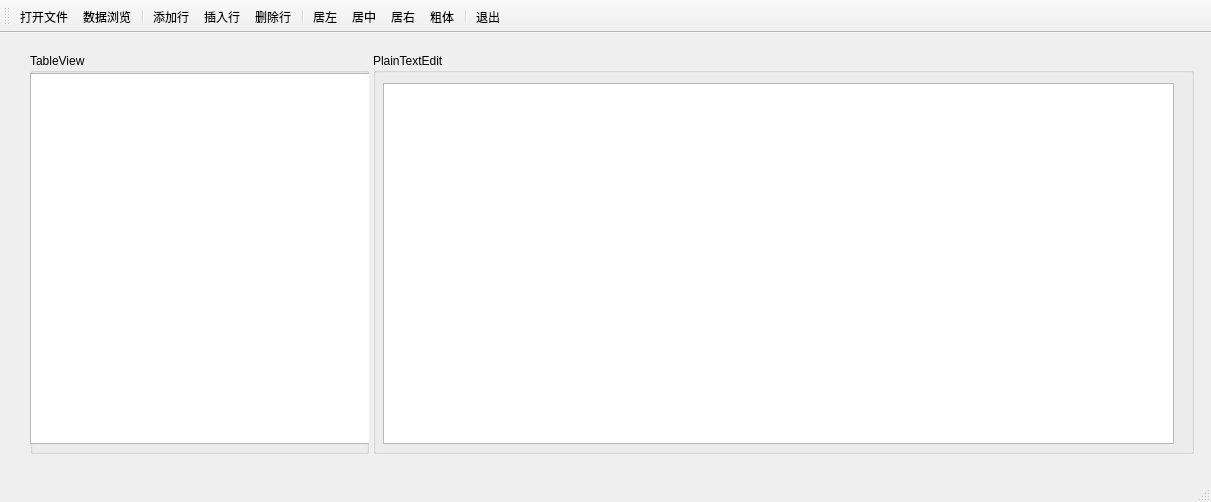
<?xml version="1.0" encoding="UTF-8"?>
<ui version="4.0">
 <class>MainWindow</class>
 <widget class="QMainWindow" name="MainWindow">
  <property name="geometry">
   <rect>
    <x>0</x>
    <y>0</y>
    <width>1211</width>
    <height>502</height>
   </rect>
  </property>
  <property name="windowTitle">
   <string>MainWindow</string>
  </property>
  <widget class="QWidget" name="centralwidget">
   <widget class="QGroupBox" name="groupBox">
    <property name="geometry">
     <rect>
      <x>30</x>
      <y>20</y>
      <width>339</width>
      <height>401</height>
     </rect>
    </property>
    <property name="title">
     <string>TableView</string>
    </property>
    <widget class="QTableView" name="tableView">
     <property name="geometry">
      <rect>
       <x>0</x>
       <y>20</y>
       <width>341</width>
       <height>371</height>
      </rect>
     </property>
    </widget>
   </widget>
   <widget class="QGroupBox" name="groupBox_2">
    <property name="geometry">
     <rect>
      <x>373</x>
      <y>20</y>
      <width>821</width>
      <height>401</height>
     </rect>
    </property>
    <property name="title">
     <string>PlainTextEdit</string>
    </property>
    <widget class="QPlainTextEdit" name="plainTextEdit">
     <property name="geometry">
      <rect>
       <x>10</x>
       <y>30</y>
       <width>791</width>
       <height>361</height>
      </rect>
     </property>
    </widget>
   </widget>
  </widget>
  <widget class="QStatusBar" name="statusbar"/>
  <widget class="QToolBar" name="toolBar">
   <property name="windowTitle">
    <string>toolBar</string>
   </property>
   <property name="toolButtonStyle">
    <enum>Qt::ToolButtonTextUnderIcon</enum>
   </property>
   <attribute name="toolBarArea">
    <enum>TopToolBarArea</enum>
   </attribute>
   <attribute name="toolBarBreak">
    <bool>false</bool>
   </attribute>
   <addaction name="actOpen"/>
   <addaction name="actModelData"/>
   <addaction name="separator"/>
   <addaction name="actAppend"/>
   <addaction name="actInsert"/>
   <addaction name="actDelete"/>
   <addaction name="separator"/>
   <addaction name="actAlignLeft"/>
   <addaction name="actAlignCenter"/>
   <addaction name="actAlignRight"/>
   <addaction name="actFontBold"/>
   <addaction name="separator"/>
   <addaction name="actExit"/>
  </widget>
  <action name="actExit">
   <property name="icon">
    <iconset resource="res.qrc">
     <normaloff>:/icons/images/quit.png</normaloff>:/icons/images/quit.png</iconset>
   </property>
   <property name="text">
    <string>退出</string>
   </property>
   <property name="toolTip">
    <string>退出</string>
   </property>
  </action>
  <action name="actModelData">
   <property name="icon">
    <iconset resource="res.qrc">
     <normaloff>:/icons/images/modelData.png</normaloff>:/icons/images/modelData.png</iconset>
   </property>
   <property name="text">
    <string>数据浏览</string>
   </property>
   <property name="toolTip">
    <string>数据浏览</string>
   </property>
  </action>
  <action name="actAppend">
   <property name="icon">
    <iconset resource="res.qrc">
     <normaloff>:/icons/images/append.png</normaloff>:/icons/images/append.png</iconset>
   </property>
   <property name="text">
    <string>添加行</string>
   </property>
   <property name="toolTip">
    <string>添加行</string>
   </property>
  </action>
  <action name="actInsert">
   <property name="icon">
    <iconset resource="res.qrc">
     <normaloff>:/icons/images/insert.png</normaloff>:/icons/images/insert.png</iconset>
   </property>
   <property name="text">
    <string>插入行</string>
   </property>
   <property name="toolTip">
    <string>插入行</string>
   </property>
  </action>
  <action name="actDelete">
   <property name="icon">
    <iconset resource="res.qrc">
     <normaloff>:/icons/images/delete.png</normaloff>:/icons/images/delete.png</iconset>
   </property>
   <property name="text">
    <string>删除行</string>
   </property>
   <property name="toolTip">
    <string>删除行</string>
   </property>
  </action>
  <action name="actAlignLeft">
   <property name="icon">
    <iconset resource="res.qrc">
     <normaloff>:/icons/images/left.png</normaloff>:/icons/images/left.png</iconset>
   </property>
   <property name="text">
    <string>居左</string>
   </property>
   <property name="toolTip">
    <string>居左</string>
   </property>
  </action>
  <action name="actAlignCenter">
   <property name="icon">
    <iconset resource="res.qrc">
     <normaloff>:/icons/images/center.png</normaloff>:/icons/images/center.png</iconset>
   </property>
   <property name="text">
    <string>居中</string>
   </property>
   <property name="toolTip">
    <string>居中</string>
   </property>
  </action>
  <action name="actAlignRight">
   <property name="icon">
    <iconset resource="res.qrc">
     <normaloff>:/icons/images/right.png</normaloff>:/icons/images/right.png</iconset>
   </property>
   <property name="text">
    <string>居右</string>
   </property>
   <property name="toolTip">
    <string>居右</string>
   </property>
  </action>
  <action name="actFontBold">
   <property name="icon">
    <iconset resource="res.qrc">
     <normaloff>:/icons/images/bold.png</normaloff>:/icons/images/bold.png</iconset>
   </property>
   <property name="text">
    <string>粗体</string>
   </property>
   <property name="toolTip">
    <string>粗体</string>
   </property>
  </action>
  <action name="actOpen">
   <property name="icon">
    <iconset resource="res.qrc">
     <normaloff>:/icons/images/files-open.png</normaloff>:/icons/images/files-open.png</iconset>
   </property>
   <property name="text">
    <string>打开文件</string>
   </property>
   <property name="toolTip">
    <string>打开文件</string>
   </property>
  </action>
  <action name="actSave">
   <property name="icon">
    <iconset resource="res.qrc">
     <normaloff>:/icons/images/files-save.png</normaloff>:/icons/images/files-save.png</iconset>
   </property>
   <property name="text">
    <string>保存</string>
   </property>
   <property name="toolTip">
    <string>保存</string>
   </property>
  </action>
 </widget>
 <resources>
  <include location="res.qrc"/>
 </resources>
 <connections>
  <connection>
   <sender>actExit</sender>
   <signal>triggered()</signal>
   <receiver>MainWindow</receiver>
   <slot>close()</slot>
   <hints>
    <hint type="sourcelabel">
     <x>-1</x>
     <y>-1</y>
    </hint>
    <hint type="destinationlabel">
     <x>352</x>
     <y>187</y>
    </hint>
   </hints>
  </connection>
 </connections>
</ui>
